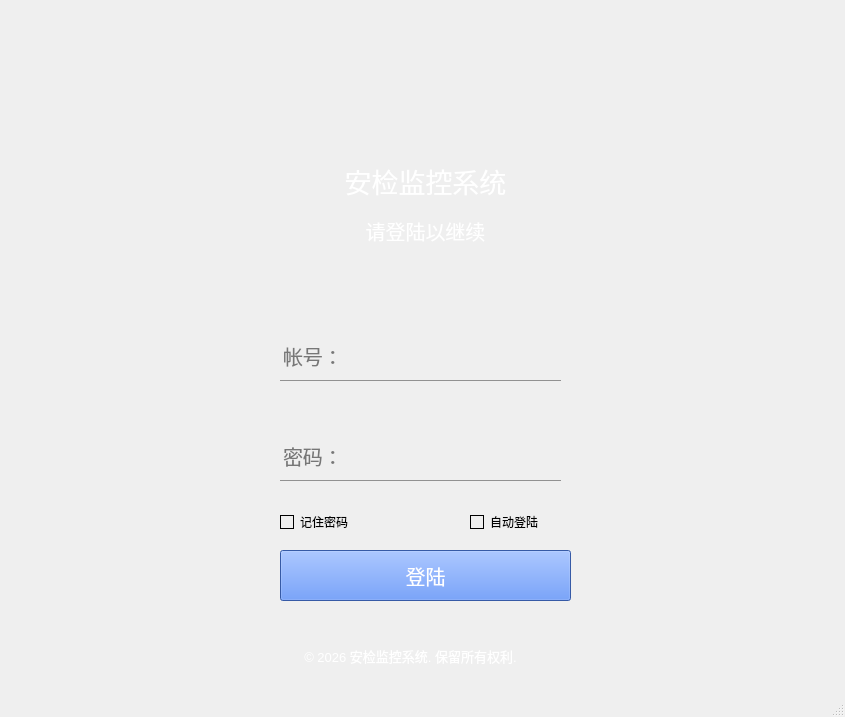
<?xml version="1.0" encoding="UTF-8"?>
<ui version="4.0">
 <class>login</class>
 <widget class="QMainWindow" name="login">
  <property name="geometry">
   <rect>
    <x>0</x>
    <y>0</y>
    <width>845</width>
    <height>717</height>
   </rect>
  </property>
  <property name="windowTitle">
   <string>MainWindow</string>
  </property>
  <widget class="QWidget" name="centralwidget">
   <widget class="QLabel" name="label">
    <property name="geometry">
     <rect>
      <x>180</x>
      <y>20</y>
      <width>481</width>
      <height>651</height>
     </rect>
    </property>
    <property name="styleSheet">
     <string notr="true">border-image: url(./image/background.png);
border-radius:30px;</string>
    </property>
    <property name="text">
     <string/>
    </property>
   </widget>
   <widget class="QLineEdit" name="lineEdit">
    <property name="geometry">
     <rect>
      <x>280</x>
      <y>330</y>
      <width>281</width>
      <height>51</height>
     </rect>
    </property>
    <property name="font">
     <font>
      <pointsize>15</pointsize>
     </font>
    </property>
    <property name="styleSheet">
     <string notr="true">background-color: rgba(0, 0, 0, 0);
border: 1px solid rgba(0, 0, 0, 0);
border-bottom-color: rgba(0, 0, 0, 100);</string>
    </property>
    <property name="text">
     <string/>
    </property>
    <property name="placeholderText">
     <string>帐号：</string>
    </property>
   </widget>
   <widget class="QLineEdit" name="lineEdit_2">
    <property name="geometry">
     <rect>
      <x>280</x>
      <y>430</y>
      <width>281</width>
      <height>51</height>
     </rect>
    </property>
    <property name="font">
     <font>
      <pointsize>15</pointsize>
     </font>
    </property>
    <property name="styleSheet">
     <string notr="true">background-color: rgba(0, 0, 0, 0);
border: 1px solid rgba(0, 0, 0, 0);
border-bottom-color: rgba(0, 0, 0, 100);</string>
    </property>
    <property name="text">
     <string/>
    </property>
    <property name="placeholderText">
     <string>密码：</string>
    </property>
   </widget>
   <widget class="QCheckBox" name="checkBox">
    <property name="geometry">
     <rect>
      <x>280</x>
      <y>510</y>
      <width>93</width>
      <height>24</height>
     </rect>
    </property>
    <property name="styleSheet">
     <string notr="true">/* 未选中状态：浅色、虚线边框，无内容 */
QCheckBox::indicator:unchecked {
    background-color: rgba(0, 0, 0, 0);
    border: 1px solid rgba(0, 0, 0, 1);
}

/* 选中状态：深色、实线边框，显示对钩 */
QCheckBox::indicator:checked {
    border: 1px solid rgba(0, 0, 0, 1);
	border-image: url(./image/mark.png);
}</string>
    </property>
    <property name="text">
     <string>记住密码</string>
    </property>
   </widget>
   <widget class="QCheckBox" name="checkBox_2">
    <property name="geometry">
     <rect>
      <x>470</x>
      <y>510</y>
      <width>93</width>
      <height>24</height>
     </rect>
    </property>
    <property name="styleSheet">
     <string notr="true">/* 未选中状态：浅色、虚线边框，无内容 */
QCheckBox::indicator:unchecked {
    background-color: rgba(0, 0, 0, 0);
    border: 1px solid rgba(0, 0, 0, 1);
}

/* 选中状态：深色、实线边框，显示对钩 */
QCheckBox::indicator:checked {
    border: 1px solid rgba(0, 0, 0, 1);
	border-image: url(./image/mark.png);
}</string>
    </property>
    <property name="text">
     <string>自动登陆</string>
    </property>
   </widget>
   <widget class="QPushButton" name="pushButton">
    <property name="geometry">
     <rect>
      <x>280</x>
      <y>550</y>
      <width>291</width>
      <height>51</height>
     </rect>
    </property>
    <property name="font">
     <font>
      <pointsize>15</pointsize>
     </font>
    </property>
    <property name="styleSheet">
     <string notr="true">background-color: rgb(75, 126, 232);
color: rgb(255, 255, 255);</string>
    </property>
    <property name="text">
     <string>登陆</string>
    </property>
   </widget>
   <widget class="QLabel" name="label_2">
    <property name="geometry">
     <rect>
      <x>340</x>
      <y>160</y>
      <width>171</width>
      <height>41</height>
     </rect>
    </property>
    <property name="font">
     <font>
      <pointsize>20</pointsize>
     </font>
    </property>
    <property name="styleSheet">
     <string notr="true">color: rgb(255, 255, 255);</string>
    </property>
    <property name="text">
     <string>安检监控系统</string>
    </property>
    <property name="alignment">
     <set>Qt::AlignCenter</set>
    </property>
   </widget>
   <widget class="QLabel" name="label_3">
    <property name="geometry">
     <rect>
      <x>340</x>
      <y>210</y>
      <width>171</width>
      <height>41</height>
     </rect>
    </property>
    <property name="font">
     <font>
      <pointsize>15</pointsize>
     </font>
    </property>
    <property name="styleSheet">
     <string notr="true">color: rgb(255, 255, 255);</string>
    </property>
    <property name="text">
     <string>请登陆以继续</string>
    </property>
    <property name="alignment">
     <set>Qt::AlignCenter</set>
    </property>
   </widget>
   <widget class="QLabel" name="label_4">
    <property name="geometry">
     <rect>
      <x>290</x>
      <y>640</y>
      <width>241</width>
      <height>31</height>
     </rect>
    </property>
    <property name="font">
     <font>
      <pointsize>10</pointsize>
     </font>
    </property>
    <property name="styleSheet">
     <string notr="true">color: rgb(255, 255, 255);</string>
    </property>
    <property name="text">
     <string>© 2026 安检监控系统. 保留所有权利.</string>
    </property>
    <property name="alignment">
     <set>Qt::AlignCenter</set>
    </property>
   </widget>
   <widget class="QPushButton" name="pushButton_2">
    <property name="geometry">
     <rect>
      <x>619</x>
      <y>30</y>
      <width>31</width>
      <height>31</height>
     </rect>
    </property>
    <property name="styleSheet">
     <string notr="true">QPushButton{
	image: url(./image/x.png);
	border-radius:30px;
	border: none;
}
</string>
    </property>
    <property name="text">
     <string/>
    </property>
   </widget>
  </widget>
  <widget class="QStatusBar" name="statusbar"/>
 </widget>
 <resources>
  <include location="resources.qrc"/>
 </resources>
 <connections>
  <connection>
   <sender>pushButton_2</sender>
   <signal>clicked()</signal>
   <receiver>login</receiver>
   <slot>close()</slot>
   <hints>
    <hint type="sourcelabel">
     <x>615</x>
     <y>55</y>
    </hint>
    <hint type="destinationlabel">
     <x>751</x>
     <y>13</y>
    </hint>
   </hints>
  </connection>
 </connections>
</ui>
